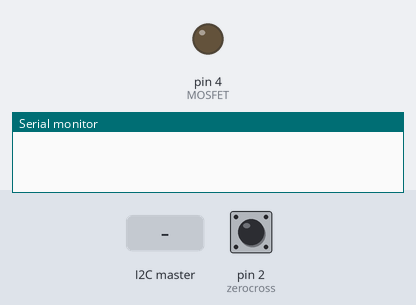
The sketch below on a simulated Arduino Uno, built with avr-gcc and run on an emulated ATmega328P. On the bench: output pins drawn as LEDs (lit = HIGH), the last lines printed to the serial monitor. Inputs (shaded band) come from the test bench; at power-on: pin 2 (zerocross) HIGH.

Above: at 1.2 s.
1.3 s: the I2C master sends the byte 1
2.8 s: pin 2 (zerocross) pulled LOW for 0.15 s
At 4.1 s:
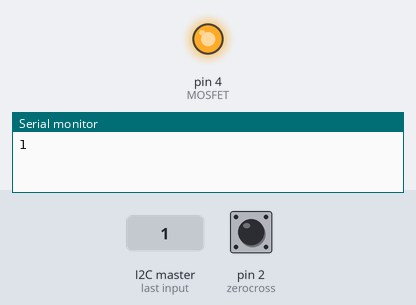
Timing chart, 0 to 5.8 s (numbered marks = the images above; inputs shaded):
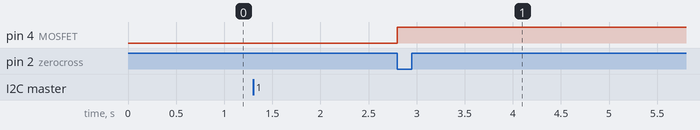

The sketch:

Dimmer.ino
```cpp
#define zerocross 2       //pin for the external interrupt (Input with Pullup)
#define MOSFET 4           //pin to trigger the MOSFET (Output)
int setvalue = 0;             //variable to store the current potentiometer value
int stapdown;
bool zero = 0;            //variable as a status flag which shows whether a zero crossing point occured
#include <Wire.h>

void setup() {
  Serial.begin(9600);
  pinMode(zerocross, INPUT_PULLUP);
  pinMode(MOSFET, OUTPUT);
  digitalWrite(MOSFET, LOW);                  //pull the MOSFET pin at the beginning low so that the MOSFET is off
  TCCR0A = 0;                                 //clear timer0 register (TCCR0A)
  TCCR0A |= (1 << WGM01);                     //set the CTC mode for timer0 with OCRA as top
  TCCR0B = 0;                                 //clear timer0 register (TCCR0B)
  TCCR0B |= (1 << CS00) | (1 << CS02);        //set prescaler of timer0 to 1024
  TIMSK0 |= (1 << OCIE0B);                     //activate timer compare match interrupt for OCR0A and OCR0B
  attachInterrupt(0, zerocrossing, FALLING);  //activate external interrupt on pin 2 at a falling edge
  sei();                                      //activate interrupts      //read in potentiometer value and store it in potvalue

  //Wire settings
  Wire.begin(4);                // join i2c bus with address #4
  Wire.onReceive(receiveEvent); // register event
}

void zerocrossing() {                         //external interrupt, occurs after every zero crossing point
  OCR0B = map(setvalue, 0, 100, 3, 70);   //set OCR0B value between 3 and 70 (0.384ms - 8.96ms) according to the potentiometer value
  TCNT0 = 0;                                  //clear timer0 counter
  zero = 1;                                   //set zero crossing point flag to 1
  digitalWrite(MOSFET, HIGH);
}

ISR(TIMER0_COMPB_vect) {                      //compare match interrupt for OCR0B
  if (zero == 1) {
    digitalWrite(MOSFET, LOW);                //if a zero crossing occurred, deactivate the MOSFET
    zero = 0;                                 //set the zero crossing point flag to 0
  }
}

//Receive event
void receiveEvent(int howMany)
{
    // nog te bekijken
  while(1 < Wire.available()) // loop through all but the last
  {
    char c = Wire.read(); // receive byte as a character
    Serial.println(c);         // print the character
  }

  int x = Wire.read();    // receive byte as an integer
  Serial.println(x);         // print the integer
  setvalue = x;
}

void loop() {

  delayMicroseconds(500000);
}
```

Measured:
- after the input at 2.8 s, pin 4 (MOSFET): LOW → HIGH at once
